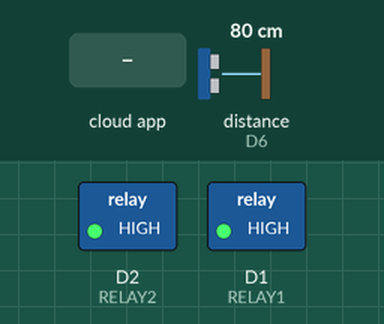
This sketch was run on a simulated ESP8266 (NodeMCU). Parts: switched loads named in the sketch (green lamp = pin HIGH). Wiring (inferred from the names in the program): ultrasonic range finder: trigger D5; echo D6. The test bench sets the inputs (shaded band); at power-on: distance to the obstacle (sensor on D6) 80 cm. The echo pulse lasts 58.3 µs per cm; WiFi joins after 1.5 s; servers stay silent unless stated; pins used as bus, display or sensor lines are not drawn; what the sketch prints to the serial monitor is not drawn.

Above: at 2.7 s.
2.8 s: distance to the obstacle (sensor on D6) set to 64 cm
4.3 s: distance to the obstacle (sensor on D6) set to 57 cm
At 4.7 s:
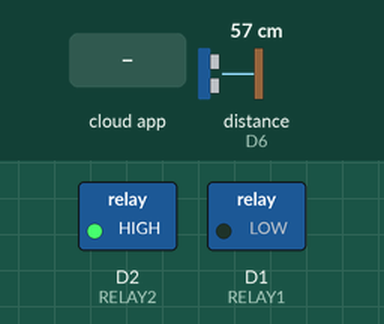
5.8 s: the phone or cloud app sets DEVICE_ID_LAMP2 to 1
At 7.0 s:
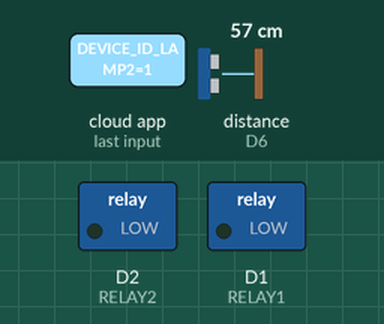
7.3 s: the phone or cloud app sets DEVICE_ID_LAMP2 to 0
At 8.1 s:
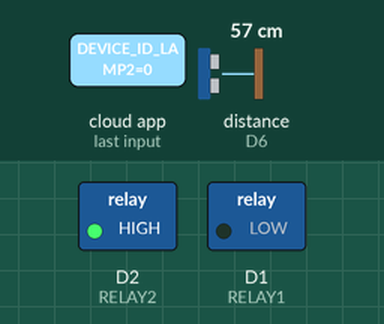
Timing chart, 0 to 9.8 s (numbered marks = the images above; inputs shaded):
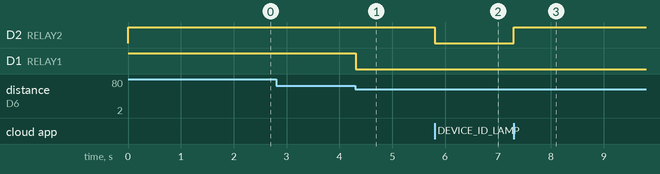

Measured:
- the behaviour switches between 61 and 60 cm on distance to the obstacle (sensor on D6) (found by bisection; images 0 and 1)
- after the input at 2.8 s, every drawn part: stays the same
- after the input at 4.3 s, D1 (RELAY1): HIGH → LOW at once
- after the input at 5.8 s, D2 (RELAY2): HIGH → LOW at once
- after the input at 7.3 s, D2 (RELAY2): LOW → HIGH at once

The sketch:

Sinric_Pro_with_Motion_esp8266.ino
```cpp
#include <ESP8266WiFi.h>
#include <SinricPro.h>
#include <SinricProSwitch.h>

#define WIFI_SSID     "YOUR_WIFI"
#define WIFI_PASS     "YOUR_PASS"
#define APP_KEY       "YOUR_APP_KEY"
#define APP_SECRET    "YOUR_APP_SECRET"

#define LAMP1_ID      "DEVICE_ID_LAMP1"   // Lamp Shed
#define LAMP2_ID      "DEVICE_ID_LAMP2"   // Table Lamp

#define RELAY1        D1
#define RELAY2        D2
#define TRIG_PIN      D5
#define ECHO_PIN      D6

bool lamp1State = false;
bool lamp2State = false;
unsigned long motionStart = 0;
bool motionActive = false;

SinricProSwitch& lamp1 = SinricPro[LAMP1_ID];
SinricProSwitch& lamp2 = SinricPro[LAMP2_ID];

void handleLamp1(bool state) {
  digitalWrite(RELAY1, state ? LOW : HIGH);
  lamp1State = state;
}

void handleLamp2(bool state) {
  digitalWrite(RELAY2, state ? LOW : HIGH);
  lamp2State = state;
}

bool onPowerState(const String &deviceId, bool &state) {
  if (deviceId == LAMP1_ID) handleLamp1(state);
  else if (deviceId == LAMP2_ID) handleLamp2(state);
  return true;
}

void setup() {
  Serial.begin(115200);
  pinMode(RELAY1, OUTPUT);
  pinMode(RELAY2, OUTPUT);
  pinMode(TRIG_PIN, OUTPUT);
  pinMode(ECHO_PIN, INPUT);
  digitalWrite(RELAY1, HIGH);
  digitalWrite(RELAY2, HIGH);

  WiFi.begin(WIFI_SSID, WIFI_PASS);
  Serial.print("Connecting to WiFi");
  while (WiFi.status() != WL_CONNECTED) { delay(500); Serial.print("."); }
  Serial.println("\nWiFi Connected!");

  lamp1.onPowerState(onPowerState);
  lamp2.onPowerState(onPowerState);
  SinricPro.begin(APP_KEY, APP_SECRET);

  Serial.println("Novara Smart Lamp v1.0 Ready ✅");
}

long readDistance() {
  digitalWrite(TRIG_PIN, LOW); delayMicroseconds(2);
  digitalWrite(TRIG_PIN, HIGH); delayMicroseconds(10);
  digitalWrite(TRIG_PIN, LOW);
  long duration = pulseIn(ECHO_PIN, HIGH);
  return duration * 0.034 / 2; // cm
}

void loop() {
  SinricPro.handle();

  long distance = readDistance();
  unsigned long now = millis();

  // Motion detected within 60cm
  if (distance > 0 && distance < 60) {
    motionActive = true;
    motionStart = now;
    if (!lamp1State) {
      Serial.println("🔆 Motion detected → Lamp1 ON");
      handleLamp1(true);
      lamp1.sendPowerStateEvent(true);
    }
  }

  // Turn off after 2 minutes if no motion
  if (lamp1State && motionActive && (now - motionStart > 120000)) {
    Serial.println("💤 No motion → Lamp1 OFF");
    handleLamp1(false);
    lamp1.sendPowerStateEvent(false);
    motionActive = false;
  }
}
```
